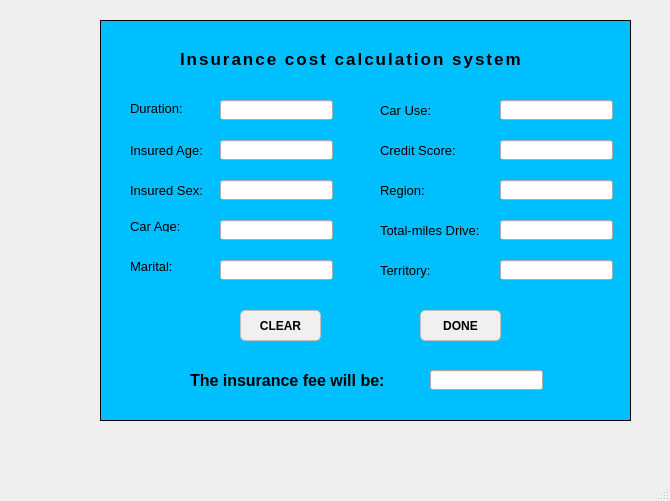
<?xml version="1.0" encoding="UTF-8"?>
<ui version="4.0">
 <class>MainWindow</class>
 <widget class="QMainWindow" name="MainWindow">
  <property name="geometry">
   <rect>
    <x>0</x>
    <y>0</y>
    <width>670</width>
    <height>501</height>
   </rect>
  </property>
  <property name="windowTitle">
   <string>MainWindow</string>
  </property>
  <widget class="QWidget" name="centralwidget">
   <widget class="QGroupBox" name="Container">
    <property name="geometry">
     <rect>
      <x>100</x>
      <y>20</y>
      <width>531</width>
      <height>401</height>
     </rect>
    </property>
    <property name="styleSheet">
     <string notr="true">QGroupBox {
    border: 1px solid black;
	background-color: #00BFFF;
}</string>
    </property>
    <widget class="QLineEdit" name="duration_edit">
     <property name="geometry">
      <rect>
       <x>120</x>
       <y>80</y>
       <width>113</width>
       <height>20</height>
      </rect>
     </property>
    </widget>
    <widget class="QLabel" name="duration">
     <property name="geometry">
      <rect>
       <x>30</x>
       <y>80</y>
       <width>61</width>
       <height>16</height>
      </rect>
     </property>
     <property name="font">
      <font>
       <pointsize>10</pointsize>
      </font>
     </property>
     <property name="text">
      <string>Duration:</string>
     </property>
    </widget>
    <widget class="QLabel" name="insured_age">
     <property name="geometry">
      <rect>
       <x>30</x>
       <y>120</y>
       <width>81</width>
       <height>20</height>
      </rect>
     </property>
     <property name="font">
      <font>
       <pointsize>10</pointsize>
      </font>
     </property>
     <property name="text">
      <string>Insured Age:</string>
     </property>
    </widget>
    <widget class="QLineEdit" name="insured_age_edit">
     <property name="geometry">
      <rect>
       <x>120</x>
       <y>120</y>
       <width>113</width>
       <height>20</height>
      </rect>
     </property>
    </widget>
    <widget class="QLabel" name="insured_sex">
     <property name="geometry">
      <rect>
       <x>30</x>
       <y>160</y>
       <width>81</width>
       <height>20</height>
      </rect>
     </property>
     <property name="font">
      <font>
       <pointsize>10</pointsize>
      </font>
     </property>
     <property name="text">
      <string>Insured Sex:</string>
     </property>
    </widget>
    <widget class="QLineEdit" name="insured_sex_edit">
     <property name="geometry">
      <rect>
       <x>120</x>
       <y>160</y>
       <width>113</width>
       <height>20</height>
      </rect>
     </property>
    </widget>
    <widget class="QLabel" name="car_age">
     <property name="geometry">
      <rect>
       <x>30</x>
       <y>200</y>
       <width>54</width>
       <height>12</height>
      </rect>
     </property>
     <property name="font">
      <font>
       <pointsize>10</pointsize>
      </font>
     </property>
     <property name="text">
      <string>Car Age:</string>
     </property>
    </widget>
    <widget class="QLineEdit" name="car_age_edit">
     <property name="geometry">
      <rect>
       <x>120</x>
       <y>200</y>
       <width>113</width>
       <height>20</height>
      </rect>
     </property>
    </widget>
    <widget class="QLabel" name="marital">
     <property name="geometry">
      <rect>
       <x>30</x>
       <y>240</y>
       <width>54</width>
       <height>12</height>
      </rect>
     </property>
     <property name="font">
      <font>
       <pointsize>10</pointsize>
      </font>
     </property>
     <property name="text">
      <string>Marital:</string>
     </property>
    </widget>
    <widget class="QLineEdit" name="marital_edit">
     <property name="geometry">
      <rect>
       <x>120</x>
       <y>240</y>
       <width>113</width>
       <height>20</height>
      </rect>
     </property>
    </widget>
    <widget class="QLineEdit" name="car_use_edit">
     <property name="geometry">
      <rect>
       <x>400</x>
       <y>80</y>
       <width>113</width>
       <height>20</height>
      </rect>
     </property>
     <property name="text">
      <string/>
     </property>
    </widget>
    <widget class="QLabel" name="car_use">
     <property name="geometry">
      <rect>
       <x>280</x>
       <y>80</y>
       <width>54</width>
       <height>21</height>
      </rect>
     </property>
     <property name="font">
      <font>
       <pointsize>10</pointsize>
      </font>
     </property>
     <property name="text">
      <string>Car Use:</string>
     </property>
    </widget>
    <widget class="QLineEdit" name="credit_score_edit">
     <property name="geometry">
      <rect>
       <x>400</x>
       <y>120</y>
       <width>113</width>
       <height>20</height>
      </rect>
     </property>
    </widget>
    <widget class="QLabel" name="credit_score">
     <property name="geometry">
      <rect>
       <x>280</x>
       <y>120</y>
       <width>91</width>
       <height>20</height>
      </rect>
     </property>
     <property name="font">
      <font>
       <pointsize>10</pointsize>
      </font>
     </property>
     <property name="text">
      <string>Credit Score:</string>
     </property>
    </widget>
    <widget class="QLineEdit" name="region_edit">
     <property name="geometry">
      <rect>
       <x>400</x>
       <y>160</y>
       <width>113</width>
       <height>20</height>
      </rect>
     </property>
    </widget>
    <widget class="QLabel" name="region">
     <property name="geometry">
      <rect>
       <x>280</x>
       <y>160</y>
       <width>81</width>
       <height>20</height>
      </rect>
     </property>
     <property name="font">
      <font>
       <pointsize>10</pointsize>
      </font>
     </property>
     <property name="text">
      <string>Region:</string>
     </property>
    </widget>
    <widget class="QLineEdit" name="total_miles_drive_edit">
     <property name="geometry">
      <rect>
       <x>400</x>
       <y>200</y>
       <width>113</width>
       <height>20</height>
      </rect>
     </property>
    </widget>
    <widget class="QLabel" name="total_miles_drive">
     <property name="geometry">
      <rect>
       <x>280</x>
       <y>200</y>
       <width>121</width>
       <height>20</height>
      </rect>
     </property>
     <property name="font">
      <font>
       <pointsize>10</pointsize>
      </font>
     </property>
     <property name="text">
      <string>Total-miles Drive:</string>
     </property>
    </widget>
    <widget class="QLineEdit" name="territory_edit">
     <property name="geometry">
      <rect>
       <x>400</x>
       <y>240</y>
       <width>113</width>
       <height>20</height>
      </rect>
     </property>
    </widget>
    <widget class="QLabel" name="territory">
     <property name="geometry">
      <rect>
       <x>280</x>
       <y>240</y>
       <width>71</width>
       <height>20</height>
      </rect>
     </property>
     <property name="font">
      <font>
       <pointsize>10</pointsize>
      </font>
     </property>
     <property name="text">
      <string>Territory:</string>
     </property>
    </widget>
    <widget class="QLabel" name="insurance_fee">
     <property name="geometry">
      <rect>
       <x>90</x>
       <y>350</y>
       <width>221</width>
       <height>20</height>
      </rect>
     </property>
     <property name="font">
      <font>
       <pointsize>12</pointsize>
       <weight>75</weight>
       <bold>true</bold>
      </font>
     </property>
     <property name="styleSheet">
      <string notr="true">font-weight: bold;</string>
     </property>
     <property name="text">
      <string>The insurance fee will be:</string>
     </property>
    </widget>
    <widget class="QLineEdit" name="insurance_fee_edit">
     <property name="geometry">
      <rect>
       <x>330</x>
       <y>350</y>
       <width>113</width>
       <height>20</height>
      </rect>
     </property>
     <property name="readOnly">
      <bool>true</bool>
     </property>
    </widget>
    <widget class="QPushButton" name="done">
     <property name="geometry">
      <rect>
       <x>320</x>
       <y>290</y>
       <width>81</width>
       <height>31</height>
      </rect>
     </property>
     <property name="styleSheet">
      <string notr="true">
QPushButton {
    background-color: #f0f0f0; /* 设置背景颜色 */
    border: 1px solid #c0c0c0; /* 设置边框 */
    border-radius: 5px; /* 设置圆角 */
    padding: 5px 10px; /* 设置内边距 */
    box-shadow: 2px 2px 5px rgba(0, 0, 0, 0.5); /* 设置阴影 */
    font-weight: bold;
}

QPushButton:hover {
    background-color: #e0e0e0; /* 鼠标悬停时的背景颜色 */
}

QPushButton:pressed {
    background-color: #d0d0d0; /* 按钮按下时的背景颜色 */
    color:white;
}</string>
     </property>
     <property name="text">
      <string>DONE</string>
     </property>
    </widget>
    <widget class="QPushButton" name="clear">
     <property name="geometry">
      <rect>
       <x>140</x>
       <y>290</y>
       <width>81</width>
       <height>31</height>
      </rect>
     </property>
     <property name="styleSheet">
      <string notr="true">
QPushButton {
    background-color: #f0f0f0; /* 设置背景颜色 */
    border: 1px solid #c0c0c0; /* 设置边框 */
    border-radius: 5px; /* 设置圆角 */
    padding: 5px 10px; /* 设置内边距 */
    box-shadow: 2px 2px 5px rgba(0, 0, 0, 0.5); /* 设置阴影 */
    font-weight: bold;
}

QPushButton:hover {
    background-color: #e0e0e0; /* 鼠标悬停时的背景颜色 */
}

QPushButton:pressed {
    background-color: #d0d0d0; /* 按钮按下时的背景颜色 */
    color:white
}</string>
     </property>
     <property name="text">
      <string>CLEAR</string>
     </property>
    </widget>
    <widget class="QLabel" name="title">
     <property name="geometry">
      <rect>
       <x>80</x>
       <y>13</y>
       <width>391</width>
       <height>51</height>
      </rect>
     </property>
     <property name="font">
      <font>
       <family>Arial</family>
       <pointsize>13</pointsize>
       <weight>75</weight>
       <italic>false</italic>
       <bold>true</bold>
      </font>
     </property>
     <property name="styleSheet">
      <string notr="true">font-weight: bold;
letter-spacing: 2px;</string>
     </property>
     <property name="text">
      <string>Insurance cost calculation system</string>
     </property>
     <property name="wordWrap">
      <bool>false</bool>
     </property>
     <property name="margin">
      <number>14</number>
     </property>
    </widget>
    <zorder>duration_edit</zorder>
    <zorder>duration</zorder>
    <zorder>insured_age</zorder>
    <zorder>insured_age_edit</zorder>
    <zorder>insured_sex</zorder>
    <zorder>insured_sex_edit</zorder>
    <zorder>car_age_edit</zorder>
    <zorder>marital</zorder>
    <zorder>marital_edit</zorder>
    <zorder>car_use_edit</zorder>
    <zorder>car_use</zorder>
    <zorder>credit_score_edit</zorder>
    <zorder>credit_score</zorder>
    <zorder>region_edit</zorder>
    <zorder>region</zorder>
    <zorder>total_miles_drive_edit</zorder>
    <zorder>total_miles_drive</zorder>
    <zorder>territory_edit</zorder>
    <zorder>territory</zorder>
    <zorder>insurance_fee</zorder>
    <zorder>insurance_fee_edit</zorder>
    <zorder>done</zorder>
    <zorder>clear</zorder>
    <zorder>car_age</zorder>
    <zorder>title</zorder>
   </widget>
  </widget>
  <widget class="QMenuBar" name="menubar">
   <property name="geometry">
    <rect>
     <x>0</x>
     <y>0</y>
     <width>670</width>
     <height>22</height>
    </rect>
   </property>
  </widget>
  <widget class="QStatusBar" name="statusbar"/>
 </widget>
 <resources/>
 <connections/>
</ui>
